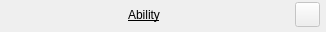
<?xml version="1.0" encoding="UTF-8"?>
<ui version="4.0">
 <class>AbilityListItemForm</class>
 <widget class="QWidget" name="AbilityListItemForm">
  <property name="geometry">
   <rect>
    <x>0</x>
    <y>0</y>
    <width>326</width>
    <height>32</height>
   </rect>
  </property>
  <property name="minimumSize">
   <size>
    <width>0</width>
    <height>25</height>
   </size>
  </property>
  <property name="baseSize">
   <size>
    <width>0</width>
    <height>25</height>
   </size>
  </property>
  <property name="windowTitle">
   <string>Form</string>
  </property>
  <widget class="QWidget" name="horizontalLayoutWidget">
   <property name="geometry">
    <rect>
     <x>-1</x>
     <y>-1</y>
     <width>321</width>
     <height>31</height>
    </rect>
   </property>
   <layout class="QHBoxLayout" name="horizontalLayout">
    <item>
     <widget class="QPushButton" name="abilityButton">
      <property name="minimumSize">
       <size>
        <width>0</width>
        <height>25</height>
       </size>
      </property>
      <property name="font">
       <font>
        <underline>true</underline>
       </font>
      </property>
      <property name="text">
       <string>Ability</string>
      </property>
      <property name="flat">
       <bool>true</bool>
      </property>
     </widget>
    </item>
    <item>
     <widget class="QPushButton" name="deleteButton">
      <property name="enabled">
       <bool>false</bool>
      </property>
      <property name="minimumSize">
       <size>
        <width>25</width>
        <height>25</height>
       </size>
      </property>
      <property name="maximumSize">
       <size>
        <width>25</width>
        <height>25</height>
       </size>
      </property>
      <property name="baseSize">
       <size>
        <width>25</width>
        <height>25</height>
       </size>
      </property>
      <property name="text">
       <string/>
      </property>
      <property name="icon">
       <iconset theme="QIcon::ThemeIcon::EditDelete"/>
      </property>
     </widget>
    </item>
   </layout>
  </widget>
 </widget>
 <resources/>
 <connections/>
</ui>
